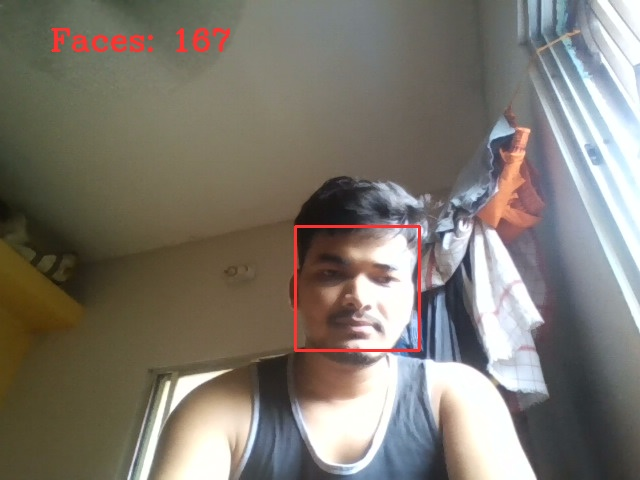
#> input picture photo_1.jpg, 640 x 480 px, given in place of the camera
$ python final_attendance_system.py
#> lines starting #> are read from the running program, lines starting #| are printed output that depends on the picture; after the words box and inside, x2 and y2 are one past the last pixel; in counts of white or black regions, pixels touching at a corner belong together
from sklearn.neighbors import KNeighborsClassifier
import cv2
import pickle
import numpy as np
import os
import csv
import time
from datetime import datetime
from win32com.client import Dispatch

def speak(str1):
    """Function to speak text using Windows text-to-speech"""
    speak = Dispatch(("SAPI.SpVoice"))
    speak.Speak(str1)

def create_dynamic_background(width=1280, height=720):
    # Create an empty image
    img = np.zeros((height, width, 3), dtype=np.uint8)

    # Create vertical gradient from dark blue to lighter blue
    for y in range(height):
        blue_intensity = 50 + int((y / height) * 100)  # from 50 to 150
        img[y, :, :] = (blue_intensity, blue_intensity // 2, 100)  # BGR format

    # Add styled text "INNOVATIVE TECHNOLOGIES"
    font = cv2.FONT_HERSHEY_SIMPLEX
    cv2.putText(img, "INNOVATIVE", (20, 50), font, 2, (255, 255, 255), 3, cv2.LINE_AA)
    cv2.putText(img, "TECHNOLOGIES", (20, 120), font, 2, (200, 200, 255), 3, cv2.LINE_AA)

    # Add placeholder smaller text below
    cv2.putText(img, "Learn from data to make", (20, 180), font, 1, (180, 180, 255), 1, cv2.LINE_AA)
    cv2.putText(img, "decisions and gain deep", (20, 220), font, 1, (180, 180, 255), 1, cv2.LINE_AA)
    cv2.putText(img, "quantum ideas", (20, 260), font, 1, (180, 180, 255), 1, cv2.LINE_AA)

    return img

# Create Attendance directory if it doesn't exist
if not os.path.exists('Attendance'):
    os.makedirs('Attendance')

# Initialize camera
video = cv2.VideoCapture(0)
facedetect = cv2.CascadeClassifier('data/haarcascade_frontalface_default.xml')

if not video.isOpened():
    print("❌ Error: Could not access the camera")
    exit()

# Load trained face data and names
with open('data/names.pkl', 'rb') as w:
#> (reads data/names.pkl from the repository)
    LABELS = pickle.load(w)
with open('data/faces_data.pkl', 'rb') as f:
#> (reads data/faces_data.pkl from the repository)
    FACES = pickle.load(f)

print('Shape of Faces matrix --> ', FACES.shape)

# Train KNN classifier
knn = KNeighborsClassifier(n_neighbors=5)
knn.fit(FACES, LABELS)

# Generate dynamic background with gradient and styled text
imgBackground = create_dynamic_background()

COL_NAMES = ['NAME', 'TIME']

print("Face Recognition Attendance System Started!")
print("Press 'o' to take attendance")
print("Press 'q' to quit")

attendance_list = []  # List to hold all detected attendances

while True:
    ret, frame = video.read()
#> frame is the input picture: shape (480, 640, 3); mean B, G, R 111.1, 120.3, 125.8
    if not ret:
        print("❌ Failed to grab frame")
        break

    # Convert to grayscale for face detection
    gray = cv2.cvtColor(frame, cv2.COLOR_BGR2GRAY)
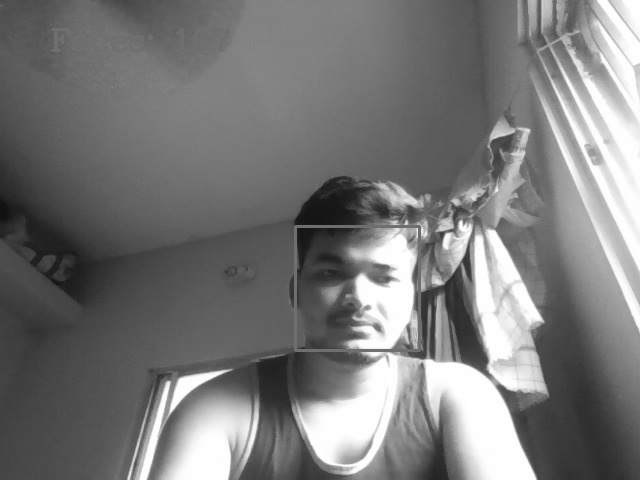
#> gray: shape (480, 640); min 15, max 255, mean 120.9
    faces = facedetect.detectMultiScale(gray, 1.3, 5)
#> faces = [[296, 228, 122, 122]]

    # Clear attendance_list for each frame
    attendance_list = []

    for (x, y, w, h) in faces:
        # Crop and resize face for recognition
        crop_img = frame[y:y+h, x:x+w, :]
        resized_img = cv2.resize(crop_img, (50, 50)).flatten().reshape(1, -1)

        # Predict the name
        output = knn.predict(resized_img)
        predicted_name = str(output[0])  # Get the predicted name

        # Get current timestamp
        ts = time.time()
        date = datetime.fromtimestamp(ts).strftime("%d-%m-%Y")
        timestamp = datetime.fromtimestamp(ts).strftime("%H:%M-%S")
        exist = os.path.isfile("Attendance/Attendance_" + date + ".csv")

        # Draw face detection box and name
        cv2.rectangle(frame, (x, y), (x+w, y+h), (0, 0, 255), 1)
        cv2.rectangle(frame, (x, y), (x+w, y+h), (50, 50, 255), 2)
        cv2.rectangle(frame, (x, y-40), (x+w, y), (0, 0, 255), -1)
        cv2.putText(frame, predicted_name, (x, y-15), cv2.FONT_HERSHEY_COMPLEX, 1, (255, 255, 255), 1)

        # Add to attendance list
        attendance_list.append([predicted_name, str(timestamp)])
#> this loop made 1 pass
#> (x, y, w, h, predicted_name, date, timestamp, exist) on pass 1: (296, 228, 122, 122, 'charlie', '20-11-2026', '11:34-01', False)
#> pass 1, `crop_img = frame[y:y+h, x:x+w, :]`:
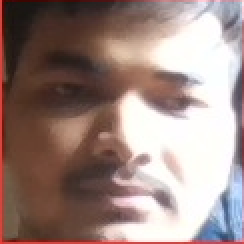
#> crop_img: shape (122, 122, 3) (shown 2 times larger); mean B, G, R 129, 134.4, 155.9
#> after the loop:
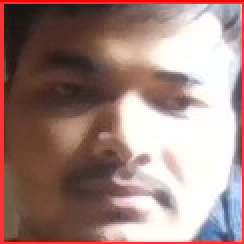
#> crop_img: shape (122, 122, 3) (shown 2 times larger); 4.86% of pixels changed, all inside (x1, y1, x2, y2) = (0, 0, 122, 122)
#> after the loop:
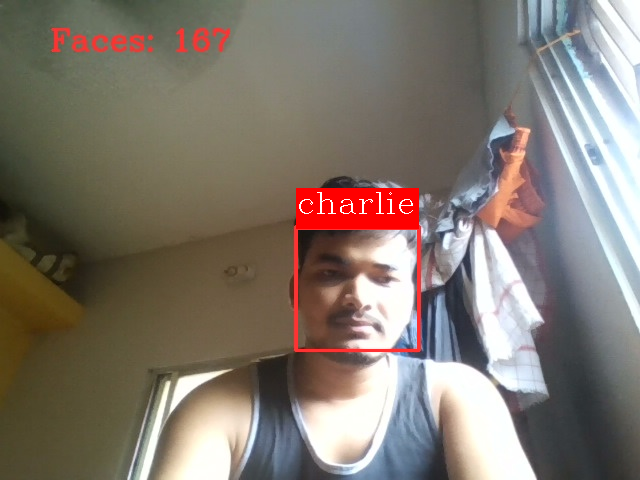
#> frame: shape (480, 640, 3); 2.04% of pixels changed, all inside (x1, y1, x2, y2) = (295, 188, 420, 352)
#> after the loop, attendance_list = [['charlie', '11:34-01']]

    # Display the frame with background
    # Resize frame to fit nicely on the right side of the background
    frame_resized = cv2.resize(frame, (640, 480))
    # Position the frame on the right side with some margin
    x_offset = imgBackground.shape[1] - 640 - 30
    y_offset = (imgBackground.shape[0] - 480) // 2
    imgBackground[y_offset:y_offset + 480, x_offset:x_offset + 640] = frame_resized
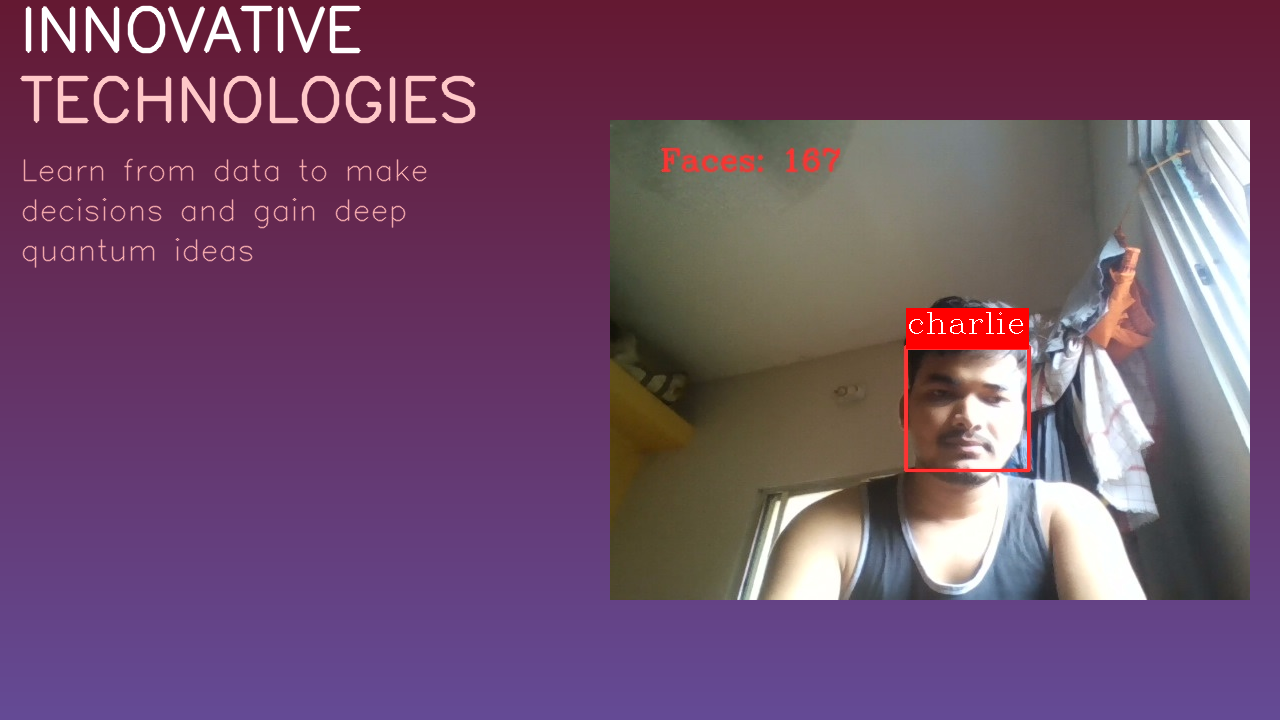
#> imgBackground: shape (720, 1280, 3); mean B, G, R 105.4, 75.6, 112

    cv2.imshow("Face Recognition Attendance System", imgBackground)
    k = cv2.waitKey(1)
#> (key q is pressed here)

    # Take attendance when 'o' is pressed
    if k == ord('o'):
        if attendance_list:
            speak(f"Attendance Taken for {len(attendance_list)} person(s)")
            time.sleep(2)
            with open("Attendance/Attendance_" + date + ".csv", "a", newline='') as csvfile:
                writer = csv.writer(csvfile)
                if not exist:
                    writer.writerow(COL_NAMES)  # Write header if file is new
                for attendance in attendance_list:
                    writer.writerow(attendance)
                    print(f"✅ Attendance recorded: {attendance[0]} at {attendance[1]}")
        else:
            speak("No faces detected for attendance")
            print("⚠️ No faces detected")

    # Quit when 'q' is pressed
    if k == ord('q'):
        break

# Cleanup
video.release()
cv2.destroyAllWindows()
print("Attendance system closed.")
